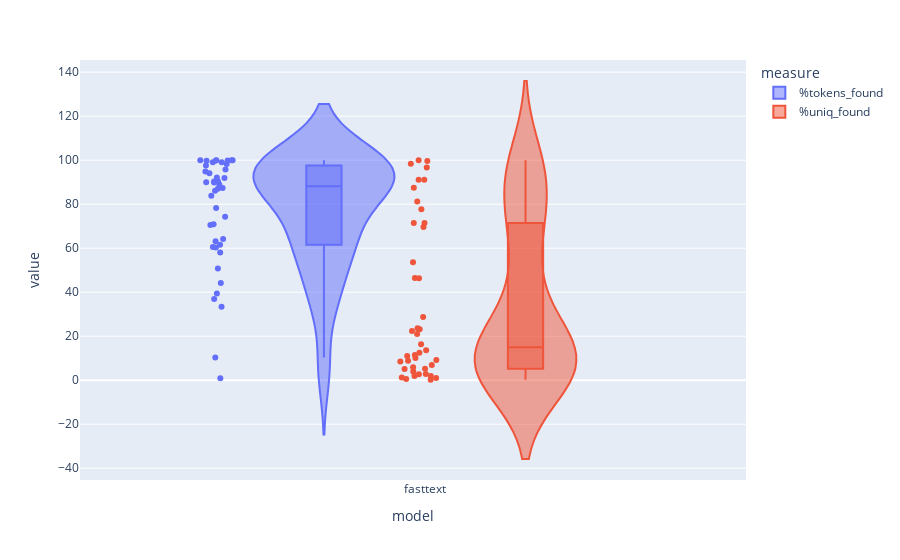

Source (notebook cell):
### Code cell
fig = px.violin(vocab_df2, y="value", x="model", color="measure", box=True, points="all",
          hover_data=vocab_df2.columns)
fig.show()

### Figure 1 — Plotly figure (JSON) as saved in the notebook; plotly's stock layout.template omitted (floating-point values rounded to 4 significant figures)
{"data": [{"alignmentgroup": "True", "box": {"visible": true}, "customdata": [["bio_material_sam", "%tokens_found"], ["biological_material_preprocessing_sam", "%tokens_found"], ["collection_label_sam", "%tokens_found"], ["comments_sam", "%tokens_found"], ["conductivity_sam", "%tokens_found"], ["corrected_species_name_sam", "%tokens_found"], ["coverage_sam", "%tokens_found"], ["date_of_birth_sam", "%tokens_found"], ["derived_from_sam", "%tokens_found"], ["description_exp", "%tokens_found"], ["description_sam", "%tokens_found"], ["descriptor_sam", "%tokens_found"], ["details_sam", "%tokens_found"], ["diagnostic_pcr_ct_value_1_sam", "%tokens_found"], ["dissolved_oxygen_sam", "%tokens_found"], ["experimental_factor__rna_interference_exp", "%tokens_found"], ["experimental_factor__strain_exp", "%tokens_found"], ["extra_info_sam", "%tokens_found"], ["fiber_sam", "%tokens_found"], ["glucose_sam", "%tokens_found"], ["host_exp", "%tokens_found"], ["host_scietific_nam_sam", "%tokens_found"], ["isolate_run", "%tokens_found"], ["isolation_site_sam", "%tokens_found"], ["misc_param_sam", "%tokens_found"], ["mlst__scheme_sam", "%tokens_found"], ["nitrate_sam", "%tokens_found"], ["redox_potential_sam", "%tokens_found"], ["replicate_group_sam", "%tokens_found"], ["sample_comment_sam", "%tokens_found"], ["sampling_date_run", "%tokens_found"], ["sequence_sam", "%tokens_found"], ["single_cell_sam", "%tokens_found"], ["specimen_sam", "%tokens_found"], ["subsrc_note_sam", "%tokens_found"], ["symptom_sam", "%tokens_found"], ["taxonomy_species_sam", "%tokens_found"], ["time_of_collection_sam", "%tokens_found"], ["tretment_sam", "%tokens_found"], ["tumor_size_sam", "%tokens_found"], ["water_content_sam", "%tokens_found"], ["ww_surv_target_1_conc_sam", "%tokens_found"]], "hovertemplate": "measure=%{customdata[1]}<br>model=%{x}<br>value=%{y}<br>field=%{customdata[0]}<extra></extra>", "legendgroup": "%tokens_found", "marker": {"color": "#636efa"}, "name": "%tokens_found", "offsetgroup": "%tokens_found", "orientation": "v", "points": "all", "scalegroup": "True", "showlegend": true, "type": "violin", "x": ["fasttext", "fasttext", "fasttext", "fasttext", "fasttext", "fasttext", "fasttext", "fasttext", "fasttext", "fasttext", "fasttext", "fasttext", "fasttext", "fasttext", "fasttext", "fasttext", "fasttext", "fasttext", "fasttext", "fasttext", "fasttext", "fasttext", "fasttext", "fasttext", "fasttext", "fasttext", "fasttext", "fasttext", "fasttext", "fasttext", "fasttext", "fasttext", "fasttext", "fasttext", "fasttext", "fasttext", "fasttext", "fasttext", "fasttext", "fasttext", "fasttext", "fasttext"], "x0": " ", "xaxis": "x", "y": [70.54, 97.6, 10.35, 90.34, 98.3, 90.31, 99.92, 0.8812, 70.91, 63.12, 89.87, 61.56, 64.17, 99.95, 91.91, 78.31, 36.96, 99.7, 94.09, 87.3, 99.91, 99.08, 58.04, 94.8, 74.29, 83.87, 95.72, 99.97, 33.4, 88.98, 44.21, 60.33, 100, 60.55, 86.12, 87.02, 99.87, 39.47, 89.93, 50.83, 92.13, 99.08], "y0": " ", "yaxis": "y"}, {"alignmentgroup": "True", "box": {"visible": true}, "customdata": [["bio_material_sam", "%uniq_found"], ["biological_material_preprocessing_sam", "%uniq_found"], ["collection_label_sam", "%uniq_found"], ["comments_sam", "%uniq_found"], ["conductivity_sam", "%uniq_found"], ["corrected_species_name_sam", "%uniq_found"], ["coverage_sam", "%uniq_found"], ["date_of_birth_sam", "%uniq_found"], ["derived_from_sam", "%uniq_found"], ["description_exp", "%uniq_found"], ["description_sam", "%uniq_found"], ["descriptor_sam", "%uniq_found"], ["details_sam", "%uniq_found"], ["diagnostic_pcr_ct_value_1_sam", "%uniq_found"], ["dissolved_oxygen_sam", "%uniq_found"], ["experimental_factor__rna_interference_exp", "%uniq_found"], ["experimental_factor__strain_exp", "%uniq_found"], ["extra_info_sam", "%uniq_found"], ["fiber_sam", "%uniq_found"], ["glucose_sam", "%uniq_found"], ["host_exp", "%uniq_found"], ["host_scietific_nam_sam", "%uniq_found"], ["isolate_run", "%uniq_found"], ["isolation_site_sam", "%uniq_found"], ["misc_param_sam", "%uniq_found"], ["mlst__scheme_sam", "%uniq_found"], ["nitrate_sam", "%uniq_found"], ["redox_potential_sam", "%uniq_found"], ["replicate_group_sam", "%uniq_found"], ["sample_comment_sam", "%uniq_found"], ["sampling_date_run", "%uniq_found"], ["sequence_sam", "%uniq_found"], ["single_cell_sam", "%uniq_found"], ["specimen_sam", "%uniq_found"], ["subsrc_note_sam", "%uniq_found"], ["symptom_sam", "%uniq_found"], ["taxonomy_species_sam", "%uniq_found"], ["time_of_collection_sam", "%uniq_found"], ["tretment_sam", "%uniq_found"], ["tumor_size_sam", "%uniq_found"], ["water_content_sam", "%uniq_found"], ["ww_surv_target_1_conc_sam", "%uniq_found"]], "hovertemplate": "measure=%{customdata[1]}<br>model=%{x}<br>value=%{y}<br>field=%{customdata[0]}<extra></extra>", "legendgroup": "%uniq_found", "marker": {"color": "#EF553B"}, "name": "%uniq_found", "offsetgroup": "%uniq_found", "orientation": "v", "points": "all", "scalegroup": "True", "showlegend": true, "type": "violin", "x": ["fasttext", "fasttext", "fasttext", "fasttext", "fasttext", "fasttext", "fasttext", "fasttext", "fasttext", "fasttext", "fasttext", "fasttext", "fasttext", "fasttext", "fasttext", "fasttext", "fasttext", "fasttext", "fasttext", "fasttext", "fasttext", "fasttext", "fasttext", "fasttext", "fasttext", "fasttext", "fasttext", "fasttext", "fasttext", "fasttext", "fasttext", "fasttext", "fasttext", "fasttext", "fasttext", "fasttext", "fasttext", "fasttext", "fasttext", "fasttext", "fasttext", "fasttext"], "x0": " ", "xaxis": "x", "y": [5.886, 77.67, 1.887, 53.61, 71.43, 91.09, 46.43, 0.1928, 12.48, 1.031, 23.2, 1.912, 10.98, 5.115, 8.537, 23.6, 11.51, 96.67, 16.33, 22.41, 71.43, 98.43, 0.5787, 91.05, 6.933, 9.231, 20.97, 87.5, 8.867, 46.33, 2.863, 5.251, 100, 2.671, 28.76, 81.25, 99.66, 1.263, 69.66, 4.02, 13.61, 10.07], "y0": " ", "yaxis": "y"}], "layout": {"autosize": true, "legend": {"title": {"text": "measure"}, "tracegroupgap": 0}, "margin": {"t": 60}, "violinmode": "group", "xaxis": {"anchor": "y", "autorange": true, "domain": [0, 1], "range": [-0.5956, 0.5577], "title": {"text": "model"}, "type": "category"}, "yaxis": {"anchor": "x", "autorange": true, "domain": [0, 1], "range": [-45.34, 145.5], "title": {"text": "value"}, "type": "linear"}}}
